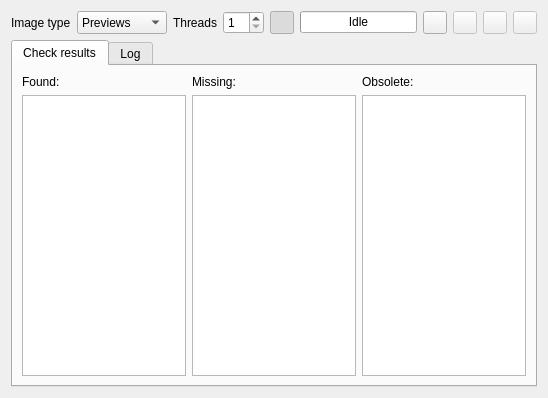
<?xml version="1.0" encoding="UTF-8"?>
<ui version="4.0">
 <class>ImageChecker</class>
 <widget class="QDialog" name="ImageChecker">
  <property name="geometry">
   <rect>
    <x>0</x>
    <y>0</y>
    <width>548</width>
    <height>398</height>
   </rect>
  </property>
  <property name="windowTitle">
   <string>Check images</string>
  </property>
  <layout class="QGridLayout" name="gridLayout">
   <item row="0" column="0">
    <layout class="QHBoxLayout" name="horizontalLayout">
     <item>
      <widget class="QLabel" name="labelImageType">
       <property name="text">
        <string>Image type</string>
       </property>
      </widget>
     </item>
     <item>
      <widget class="QComboBox" name="comboBoxImageType">
       <property name="sizePolicy">
        <sizepolicy hsizetype="Preferred" vsizetype="Minimum">
         <horstretch>0</horstretch>
         <verstretch>0</verstretch>
        </sizepolicy>
       </property>
       <property name="toolTip">
        <string>Select image type to be checked</string>
       </property>
       <item>
        <property name="text">
         <string>Previews</string>
        </property>
        <property name="icon">
         <iconset resource="qmc2.qrc">
          <normaloff>:/data/img/camera.png</normaloff>:/data/img/camera.png</iconset>
        </property>
       </item>
       <item>
        <property name="text">
         <string>Flyers</string>
        </property>
        <property name="icon">
         <iconset resource="qmc2.qrc">
          <normaloff>:/data/img/thumbnail.png</normaloff>:/data/img/thumbnail.png</iconset>
        </property>
       </item>
       <item>
        <property name="text">
         <string>Cabinets</string>
        </property>
        <property name="icon">
         <iconset resource="qmc2.qrc">
          <normaloff>:/data/img/arcadecabinet.png</normaloff>:/data/img/arcadecabinet.png</iconset>
        </property>
       </item>
       <item>
        <property name="text">
         <string>Controllers</string>
        </property>
        <property name="icon">
         <iconset resource="qmc2.qrc">
          <normaloff>:/data/img/joystick.png</normaloff>:/data/img/joystick.png</iconset>
        </property>
       </item>
       <item>
        <property name="text">
         <string>Marquees</string>
        </property>
        <property name="icon">
         <iconset resource="qmc2.qrc">
          <normaloff>:/data/img/marquee.png</normaloff>:/data/img/marquee.png</iconset>
        </property>
       </item>
       <item>
        <property name="text">
         <string>Titles</string>
        </property>
        <property name="icon">
         <iconset resource="qmc2.qrc">
          <normaloff>:/data/img/arcademode.png</normaloff>:/data/img/arcademode.png</iconset>
        </property>
       </item>
       <item>
        <property name="text">
         <string>PCBs</string>
        </property>
        <property name="icon">
         <iconset resource="qmc2.qrc">
          <normaloff>:/data/img/circuit.png</normaloff>:/data/img/circuit.png</iconset>
        </property>
       </item>
       <item>
        <property name="text">
         <string>Icons</string>
        </property>
        <property name="icon">
         <iconset resource="qmc2.qrc">
          <normaloff>:/data/img/icon.png</normaloff>:/data/img/icon.png</iconset>
        </property>
       </item>
      </widget>
     </item>
     <item>
      <widget class="QLabel" name="labelThreads">
       <property name="text">
        <string>Threads</string>
       </property>
      </widget>
     </item>
     <item>
      <widget class="QSpinBox" name="spinBoxThreads">
       <property name="sizePolicy">
        <sizepolicy hsizetype="Minimum" vsizetype="Minimum">
         <horstretch>0</horstretch>
         <verstretch>0</verstretch>
        </sizepolicy>
       </property>
       <property name="toolTip">
        <string>Number of parallel threads used when checking images</string>
       </property>
       <property name="minimum">
        <number>1</number>
       </property>
      </widget>
     </item>
     <item>
      <widget class="QToolButton" name="toolButtonSelectSets">
       <property name="sizePolicy">
        <sizepolicy hsizetype="Fixed" vsizetype="Minimum">
         <horstretch>0</horstretch>
         <verstretch>0</verstretch>
        </sizepolicy>
       </property>
       <property name="toolTip">
        <string>Select sets in master list when selected in the found- or missing-lists below</string>
       </property>
       <property name="icon">
        <iconset resource="qmc2.qrc">
         <normaloff>:/data/img/ok.png</normaloff>:/data/img/ok.png</iconset>
       </property>
       <property name="checkable">
        <bool>true</bool>
       </property>
       <property name="checked">
        <bool>true</bool>
       </property>
      </widget>
     </item>
     <item>
      <widget class="QProgressBar" name="progressBar">
       <property name="toolTip">
        <string>Current status / progress</string>
       </property>
       <property name="value">
        <number>0</number>
       </property>
       <property name="format">
        <string>Idle</string>
       </property>
      </widget>
     </item>
     <item>
      <widget class="QToolButton" name="toolButtonStartStop">
       <property name="sizePolicy">
        <sizepolicy hsizetype="Fixed" vsizetype="Minimum">
         <horstretch>0</horstretch>
         <verstretch>0</verstretch>
        </sizepolicy>
       </property>
       <property name="toolTip">
        <string>Start / stop checking images</string>
       </property>
       <property name="icon">
        <iconset resource="qmc2.qrc">
         <normaloff>:/data/img/refresh.png</normaloff>:/data/img/refresh.png</iconset>
       </property>
      </widget>
     </item>
     <item>
      <widget class="QToolButton" name="toolButtonClear">
       <property name="enabled">
        <bool>false</bool>
       </property>
       <property name="sizePolicy">
        <sizepolicy hsizetype="Fixed" vsizetype="Minimum">
         <horstretch>0</horstretch>
         <verstretch>0</verstretch>
        </sizepolicy>
       </property>
       <property name="toolTip">
        <string>Clear check results and log</string>
       </property>
       <property name="icon">
        <iconset resource="qmc2.qrc">
         <normaloff>:/data/img/broom.png</normaloff>:/data/img/broom.png</iconset>
       </property>
      </widget>
     </item>
     <item>
      <widget class="QToolButton" name="toolButtonSaveLog">
       <property name="enabled">
        <bool>false</bool>
       </property>
       <property name="sizePolicy">
        <sizepolicy hsizetype="Fixed" vsizetype="Minimum">
         <horstretch>0</horstretch>
         <verstretch>0</verstretch>
        </sizepolicy>
       </property>
       <property name="toolTip">
        <string>Save the current log contents to a file</string>
       </property>
       <property name="icon">
        <iconset resource="qmc2.qrc">
         <normaloff>:/data/img/filesaveas.png</normaloff>:/data/img/filesaveas.png</iconset>
       </property>
      </widget>
     </item>
     <item>
      <widget class="QToolButton" name="toolButtonRemoveObsolete">
       <property name="enabled">
        <bool>false</bool>
       </property>
       <property name="sizePolicy">
        <sizepolicy hsizetype="Fixed" vsizetype="Minimum">
         <horstretch>0</horstretch>
         <verstretch>0</verstretch>
        </sizepolicy>
       </property>
       <property name="toolTip">
        <string>Remove obsolete files</string>
       </property>
       <property name="icon">
        <iconset resource="qmc2.qrc">
         <normaloff>:/data/img/remove.png</normaloff>:/data/img/remove.png</iconset>
       </property>
      </widget>
     </item>
    </layout>
   </item>
   <item row="1" column="0">
    <widget class="QTabWidget" name="tabWidget">
     <property name="currentIndex">
      <number>0</number>
     </property>
     <widget class="QWidget" name="tabCheckResults">
      <attribute name="title">
       <string>Check results</string>
      </attribute>
      <layout class="QGridLayout" name="gridLayoutCheckResults">
       <item row="0" column="0">
        <widget class="QLabel" name="labelFound">
         <property name="text">
          <string>Found:</string>
         </property>
        </widget>
       </item>
       <item row="0" column="1">
        <widget class="QLabel" name="labelMissing">
         <property name="text">
          <string>Missing:</string>
         </property>
        </widget>
       </item>
       <item row="0" column="2">
        <widget class="QLabel" name="labelObsolete">
         <property name="text">
          <string>Obsolete:</string>
         </property>
        </widget>
       </item>
       <item row="1" column="0">
        <widget class="QListWidget" name="listWidgetFound">
         <property name="toolTip">
          <string>Sets for which at least one valid image was found</string>
         </property>
         <property name="sortingEnabled">
          <bool>true</bool>
         </property>
        </widget>
       </item>
       <item row="1" column="1">
        <widget class="QListWidget" name="listWidgetMissing">
         <property name="toolTip">
          <string>Sets for which no valid images could be found</string>
         </property>
         <property name="sortingEnabled">
          <bool>true</bool>
         </property>
        </widget>
       </item>
       <item row="1" column="2">
        <widget class="QListWidget" name="listWidgetObsolete">
         <property name="toolTip">
          <string>Files which couldn't be matched to any set (and are thus obsolete)</string>
         </property>
         <property name="sortingEnabled">
          <bool>true</bool>
         </property>
        </widget>
       </item>
      </layout>
     </widget>
     <widget class="QWidget" name="tabLog">
      <attribute name="title">
       <string>Log</string>
      </attribute>
      <layout class="QGridLayout" name="gridLayoutLog">
       <item row="0" column="0">
        <widget class="QPlainTextEdit" name="plainTextEditLog">
         <property name="lineWrapMode">
          <enum>QPlainTextEdit::NoWrap</enum>
         </property>
         <property name="readOnly">
          <bool>true</bool>
         </property>
        </widget>
       </item>
      </layout>
     </widget>
    </widget>
   </item>
  </layout>
 </widget>
 <tabstops>
  <tabstop>comboBoxImageType</tabstop>
  <tabstop>spinBoxThreads</tabstop>
  <tabstop>toolButtonSelectSets</tabstop>
  <tabstop>toolButtonStartStop</tabstop>
  <tabstop>toolButtonClear</tabstop>
  <tabstop>toolButtonSaveLog</tabstop>
  <tabstop>toolButtonRemoveObsolete</tabstop>
  <tabstop>tabWidget</tabstop>
  <tabstop>listWidgetFound</tabstop>
  <tabstop>listWidgetMissing</tabstop>
  <tabstop>listWidgetObsolete</tabstop>
  <tabstop>plainTextEditLog</tabstop>
 </tabstops>
 <resources>
  <include location="qmc2.qrc"/>
 </resources>
 <connections/>
</ui>
